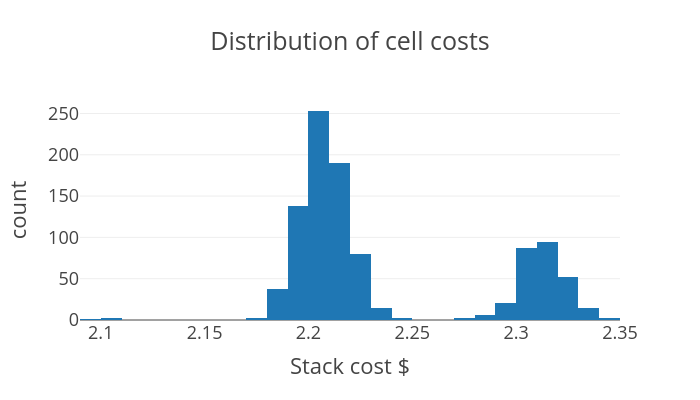

Notebook cell for this chart:
### Code cell
# look at the distribution of the cost of the cell stacks

plot_data = pd.DataFrame({
    'cell_name': [c.name for c in cells],
    'stack_cost': [c.cost_breakdown[s] for c, s in zip(cells, stacks)]
})

px.histogram(plot_data, x='stack_cost', title='Distribution of cell costs', nbins=50, template='presentation', 
             labels={'stack_cost': 'Stack cost $'}, width=700, height=400).show()

### Figure 1 — Plotly figure (JSON) as saved in the notebook; plotly's stock layout.template omitted (floating-point values rounded to 4 significant figures; data arrays with more than 128 entries replaced by an {"elided": "..."} marker saying what was removed)
{"data": [{"bingroup": "x", "hovertemplate": "Stack cost $=%{x}<br>count=%{y}<extra></extra>", "legendgroup": "", "marker": {"color": "#1F77B4", "pattern": {"shape": ""}}, "name": "", "nbinsx": 50, "orientation": "v", "showlegend": false, "type": "histogram", "x": {"elided": "1000 float values"}, "xaxis": "x", "yaxis": "y"}], "layout": {"barmode": "relative", "height": 400, "legend": {"tracegroupgap": 0}, "title": {"text": "Distribution of cell costs"}, "width": 700, "xaxis": {"anchor": "y", "domain": [0, 1], "title": {"text": "Stack cost $"}}, "yaxis": {"anchor": "x", "domain": [0, 1], "title": {"text": "count"}}}}
